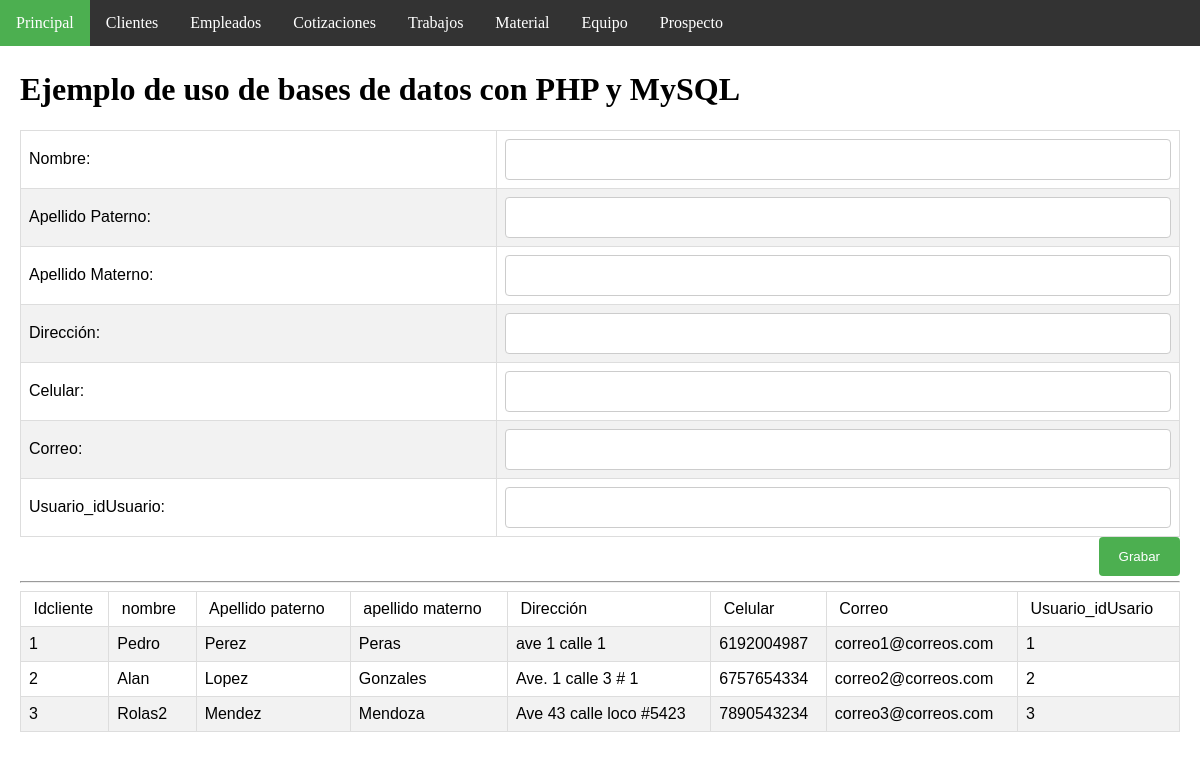
The app's page /insertCliente.php, older data.
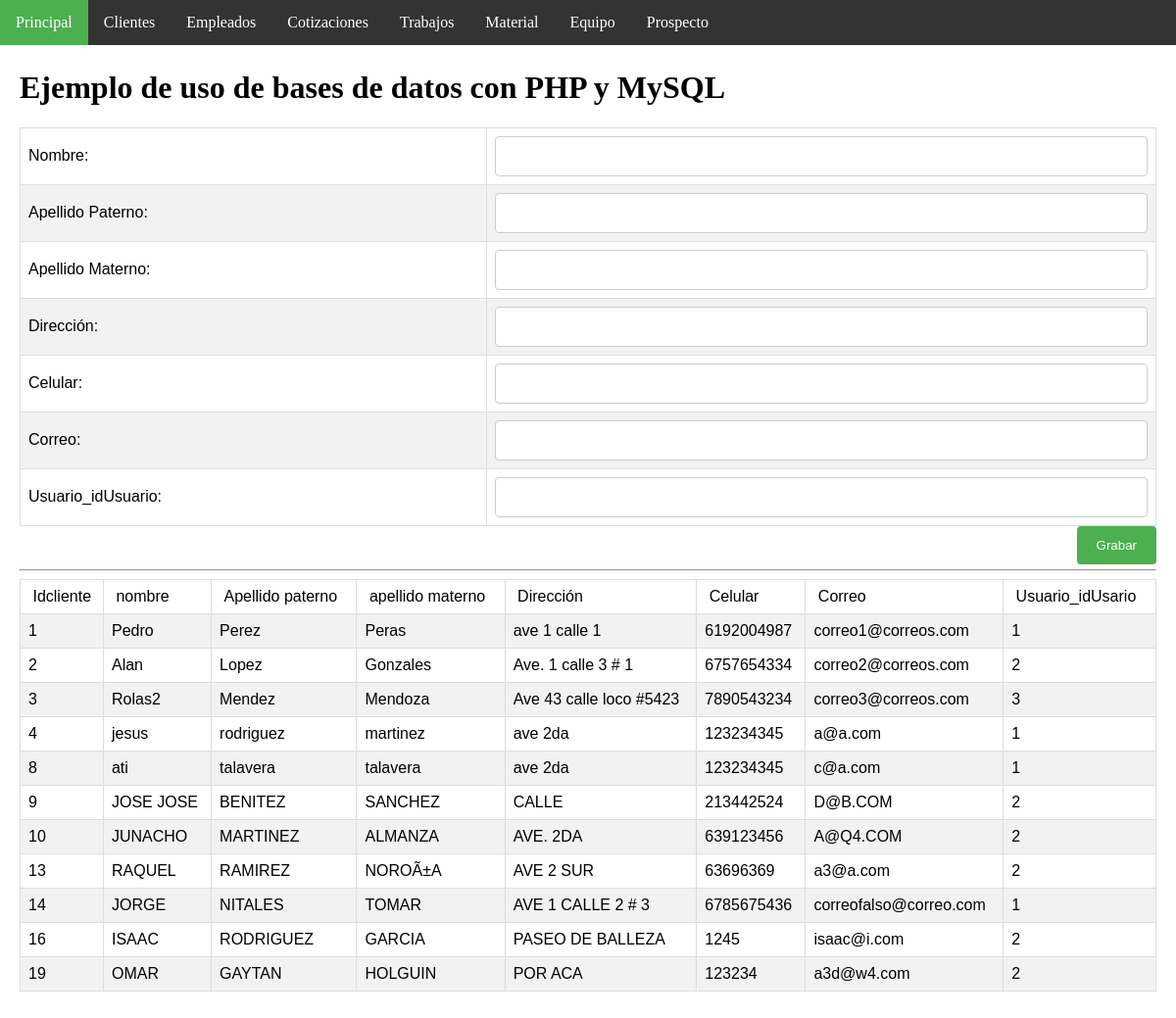
The same page, newer data.
### tables this page shows
CREATE TABLE `cliente` (
  `idCliente` int(11) NOT NULL AUTO_INCREMENT,
  `nombre` varchar(30) NOT NULL,
  `ape_pat` varchar(20) NOT NULL,
  `ape_mat` varchar(20) NOT NULL,
  `direccion` varchar(45) NOT NULL,
  `cel` varchar(10) NOT NULL,
  `correo` varchar(30) NOT NULL,
  `Usuario_idUsuario` int(11) NOT NULL,
  PRIMARY KEY (`idCliente`,`Usuario_idUsuario`),
  UNIQUE KEY `correo_UNIQUE` (`correo`),
  KEY `fk_Cliente_Usuario1_idx` (`Usuario_idUsuario`),
  CONSTRAINT `fk_Cliente_Usuario1` FOREIGN KEY (`Usuario_idUsuario`) REFERENCES `usuario` (`idUsuario`) ON DELETE NO ACTION ON UPDATE NO ACTION
);

### insertCliente.php (the view, shortened to what this page needs)
<!DOCTYPE html>
<html>
<head>
   <link rel="stylesheet" type="text/css" href="css/page_style.css">
</head>
<body>
<ul>
  <li><a class="active" href="index.php">Principal</a></li>
  <li><a href="clienteAdmon.php">Clientes</a></li>
  <li><a href="empleadoAdmon.php">Empleados</a></li>
  <li><a href="#cotizacionAdmon.php">Cotizaciones</a></li>
  <li><a href="#trabajoAdmon.php">Trabajos</a></li>
  <li><a href="#materialAdmon.php">Material</a></li>
  <li><a href="#equipoAdmon.php">Equipo</a></li>
  <li><a href="#prospectoAdmon.php">Prospecto</a></li>
</ul>
<div style="padding:20px;margin-top:30px;height:1500px;">
<h1>Ejemplo de uso de bases de datos con PHP y MySQL</h1>
<form action="insertClienteDb.php" method="post">
<table>
<tr>
   <td>Nombre:</td>
   <td><input type="text" name="nombre" size="20" maxlength="30"></td>
</tr>
<tr>
   <td>Apellido Paterno:</td>
   <td><input type="text" name="a_p" size="20" maxlength="30"></td>
</tr>
<tr>
   <td>Apellido Materno:</td>
   <td><input type="text" name="a_m" size="20" maxlength="30"></td>
</tr>
<tr>
   <td>Dirección:</td>
   <td><input type="text" name="dir" size="20" maxlength="30"></td>
</tr>
<tr>
   <td>Celular:</td>
   <td><input type="text" name="cel" size="20" maxlength="30"></td>
</tr>
<tr>
   <td>Correo:</td>
   <td><input type="text" name="email" size="20" maxlength="30"></td>
</tr>
<tr>
   <td>Usuario_idUsuario:</td>
   <td><input type="text" name="idu" size="20" maxlength="30"></td>
</tr>
</table>
<input type="submit" name="accion" value="Grabar">
<br><br>
</FORM>
<hr>
<?php
   $link=Conectarse();
   $query="select * from cliente";
   $result=mysqli_query($link,$query);
?>
<center>
 <table>
     <tr>
         <td >&nbsp;Idcliente</td>
         <td>&nbsp;nombre&nbsp;</td>
         <td>&nbsp;Apellido paterno&nbsp;</td>
         <td>&nbsp;apellido materno&nbsp;</td>
         <td>&nbsp;Dirección&nbsp;</td>
         <td>&nbsp;Celular&nbsp;</td>
         <td>&nbsp;Correo&nbsp;</td>
         <td>&nbsp;Usuario_idUsario&nbsp;</td>
      </tr>
<?php
   while($row = mysqli_fetch_array($result)) {
echo "<tr><td>".$row["idCliente"]."</td>";
echo "<td >".$row["nombre"]."</td>";
echo "<td>".$row["ape_pat"]."</td>";
echo "<td>".$row["ape_mat"]."</td>";
echo "<td>".$row["direccion"]."</td>";
echo "<td>".$row["cel"]."</td>";
echo "<td>".$row["correo"]."</td>";
echo "<td>".$row["Usuario_idUsuario"]."</td></tr>";
   }
?>
 </table> </center>
</div>
</body>
</html>

Row changes from the older to the newer data that the page shows:
added cliente: idCliente "4", nombre "jesus", ape_pat "rodriguez", ape_mat "martinez", direccion "ave 2da", cel "123234345", correo "a@a.com", Usuario_idUsuario "1"
added cliente: idCliente "8", nombre "ati", ape_pat "talavera", ape_mat "talavera", direccion "ave 2da", cel "123234345", correo "c@a.com", Usuario_idUsuario "1"
added cliente: idCliente "9", nombre "JOSE JOSE", ape_pat "BENITEZ", ape_mat "SANCHEZ", direccion "CALLE", cel "213442524", correo "D@B.COM", Usuario_idUsuario "2"
added cliente: idCliente "10", nombre "JUNACHO", ape_pat "MARTINEZ", ape_mat "ALMANZA", direccion "AVE. 2DA", cel "639123456", correo "A@Q4.COM", Usuario_idUsuario "2"
added cliente: idCliente "13", nombre "RAQUEL", ape_pat "RAMIREZ", ape_mat "NOROÃ±A", direccion "AVE 2 SUR", cel "63696369", correo "a3@a.com", Usuario_idUsuario "2"
added cliente: idCliente "14", nombre "JORGE", ape_pat "NITALES", ape_mat "TOMAR", direccion "AVE 1 CALLE 2 # 3", cel "6785675436", correo "correofalso@correo.com", Usuario_idUsuario "1"
added cliente: idCliente "16", nombre "ISAAC", ape_pat "RODRIGUEZ", ape_mat "GARCIA", direccion "PASEO DE BALLEZA", cel "1245", correo "isaac@i.com", Usuario_idUsuario "2"
added cliente: idCliente "19", nombre "OMAR", ape_pat "GAYTAN", ape_mat "HOLGUIN", direccion "POR ACA", cel "123234", correo "a3d@w4.com", Usuario_idUsuario "2"
